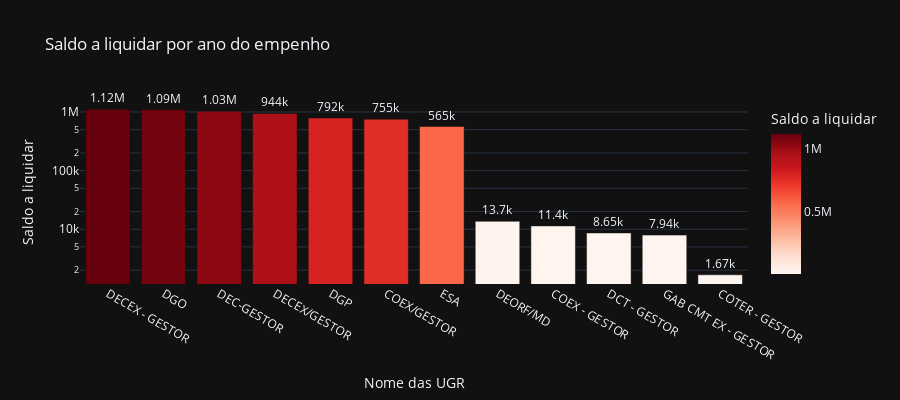

Here is the notebook cell this chart was saved with:
### Code cell
# Saldo a liquidar por tipo de NE
cols = ['NOME_UGR', 'A_LIQUIDAR']

df_aux = df.loc[:, cols].groupby('NOME_UGR').sum().sort_values(by= 'A_LIQUIDAR', ascending=False).reset_index()
df_aux = df_aux[df_aux['A_LIQUIDAR'] > 0]
fig = px.bar(df_aux, 
             x='NOME_UGR', 
             y='A_LIQUIDAR',
             title='Saldo a liquidar por ano do empenho',
             labels={'NOME_UGR':'Nome das UGR', 'A_LIQUIDAR':'Saldo a liquidar'},
             text_auto='.3s',
             height=400,
             log_y=True,
             color='A_LIQUIDAR',
             color_continuous_scale = 'reds',
             template='plotly_dark')
fig.update_traces(textposition = 'outside', cliponaxis = False, hovertemplate=None)
fig.update_layout(hovermode="x unified")

fig.show()

### Figure 1 — Plotly figure (JSON) as saved in the notebook; plotly's stock layout.template omitted (floating-point values rounded to 4 significant figures)
{"data": [{"alignmentgroup": "True", "cliponaxis": false, "legendgroup": "", "marker": {"color": [1117000.0, 1088000.0, 1032000.0, 944100.0, 791600.0, 755400.0, 565000.0, 13650.0, 11400.0, 8645, 7936.0, 1670.0], "coloraxis": "coloraxis", "pattern": {"shape": ""}}, "name": "", "offsetgroup": "", "orientation": "v", "showlegend": false, "textposition": "outside", "texttemplate": "%{y:.3s}", "type": "bar", "x": ["DECEX - GESTOR", "DGO", "DEC-GESTOR", "DECEX/GESTOR", "DGP", "COEX/GESTOR", "ESA", "DEORF/MD", "COEX - GESTOR", "DCT - GESTOR", "GAB CMT EX - GESTOR", "COTER - GESTOR"], "xaxis": "x", "y": [1117000.0, 1088000.0, 1032000.0, 944100.0, 791600.0, 755400.0, 565000.0, 13650.0, 11400.0, 8645, 7936.0, 1670.0], "yaxis": "y"}], "layout": {"barmode": "relative", "coloraxis": {"colorbar": {"title": {"text": "Saldo a liquidar"}}, "colorscale": [[0, "rgb(255,245,240)"], [0.125, "rgb(254,224,210)"], [0.25, "rgb(252,187,161)"], [0.375, "rgb(252,146,114)"], [0.5, "rgb(251,106,74)"], [0.625, "rgb(239,59,44)"], [0.75, "rgb(203,24,29)"], [0.875, "rgb(165,15,21)"], [1, "rgb(103,0,13)"]]}, "height": 400, "hovermode": "x unified", "legend": {"tracegroupgap": 0}, "title": {"text": "Saldo a liquidar por ano do empenho"}, "xaxis": {"anchor": "y", "domain": [0, 1], "title": {"text": "Nome das UGR"}}, "yaxis": {"anchor": "x", "domain": [0, 1], "title": {"text": "Saldo a liquidar"}, "type": "log"}}}
